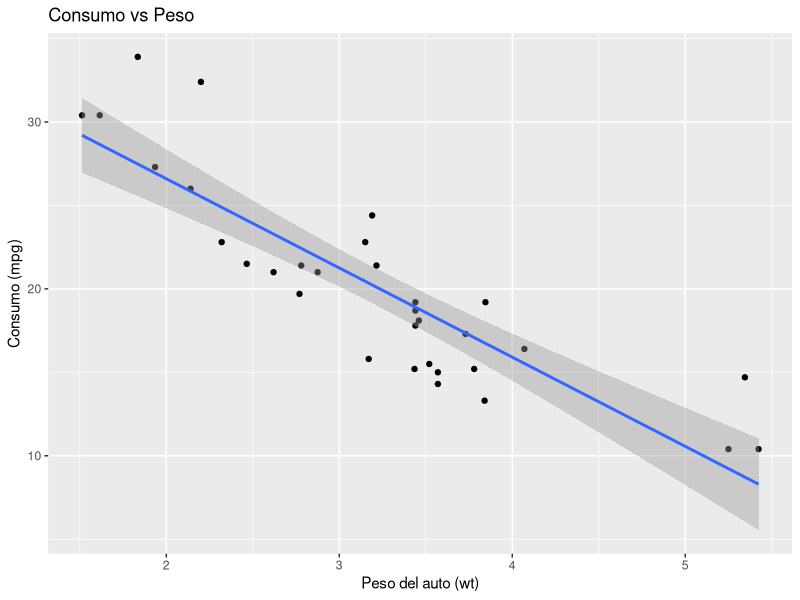
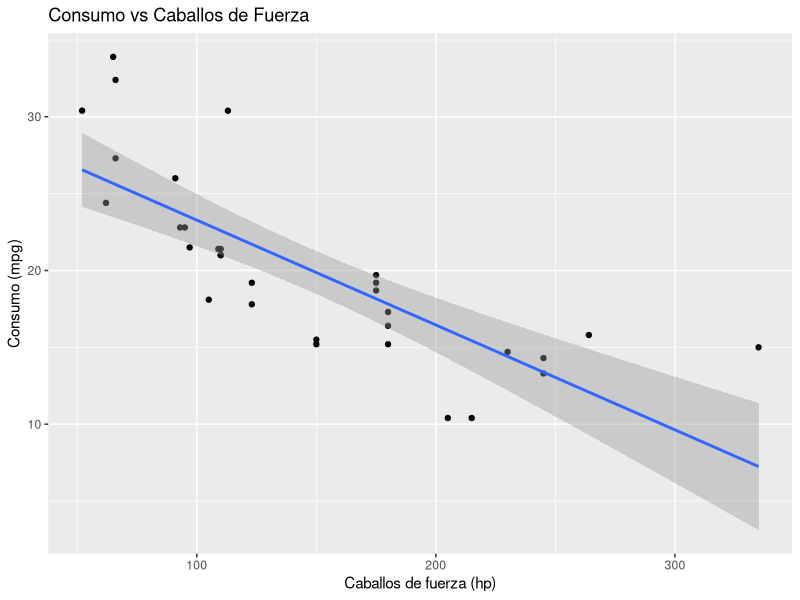
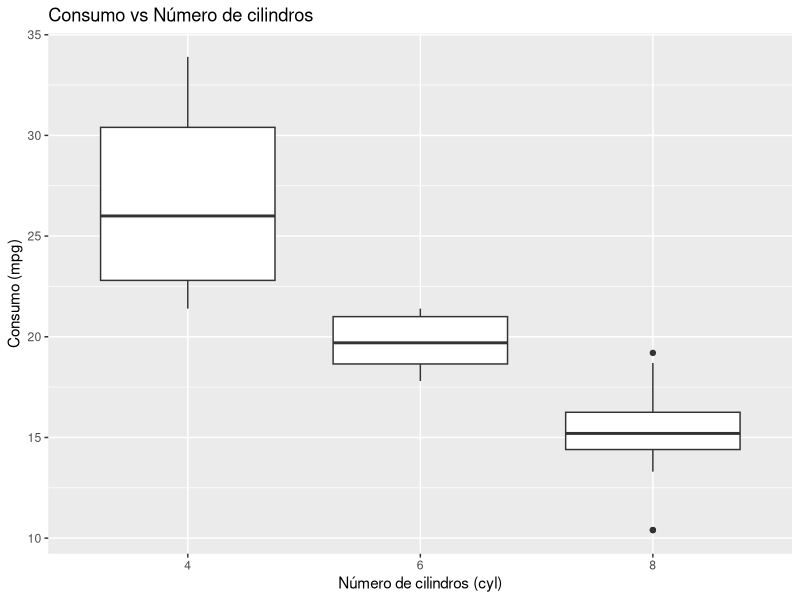
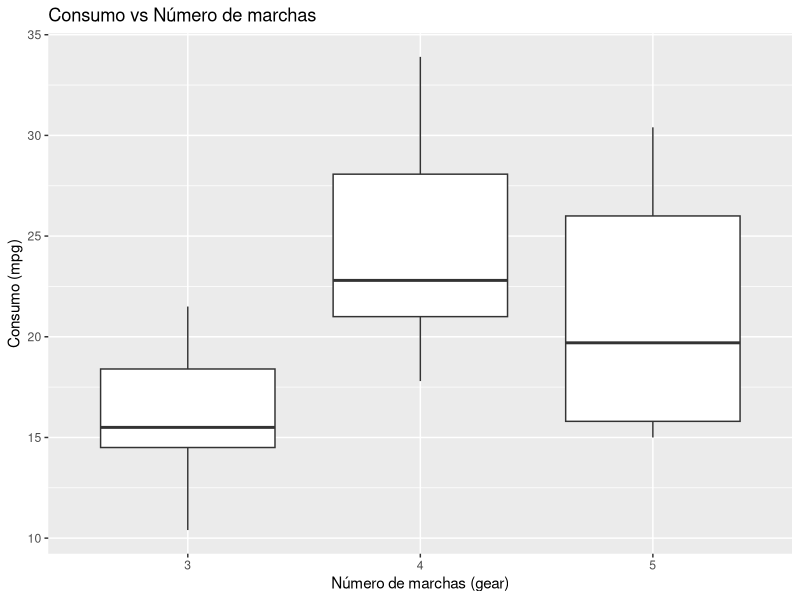
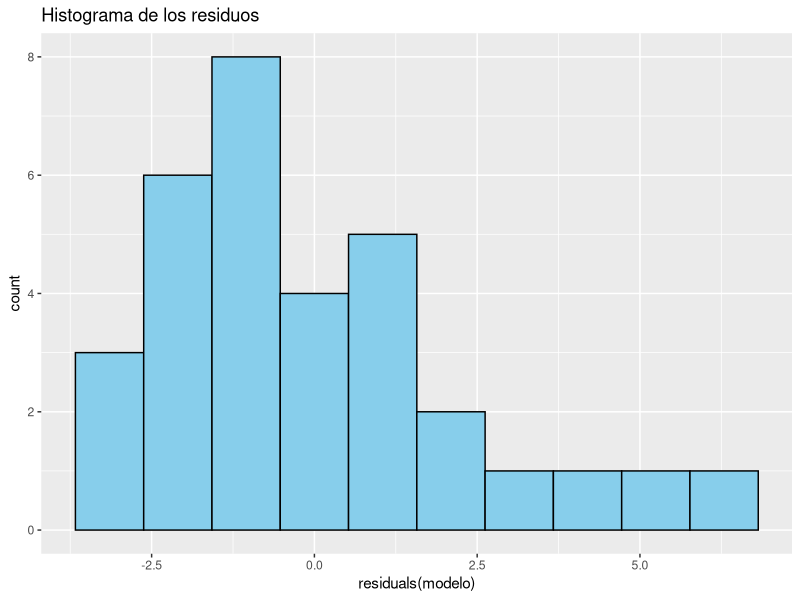
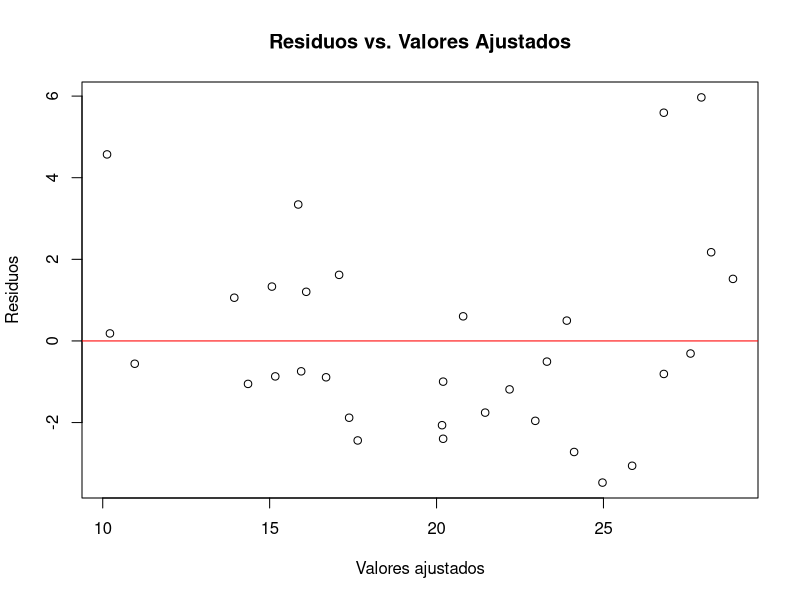
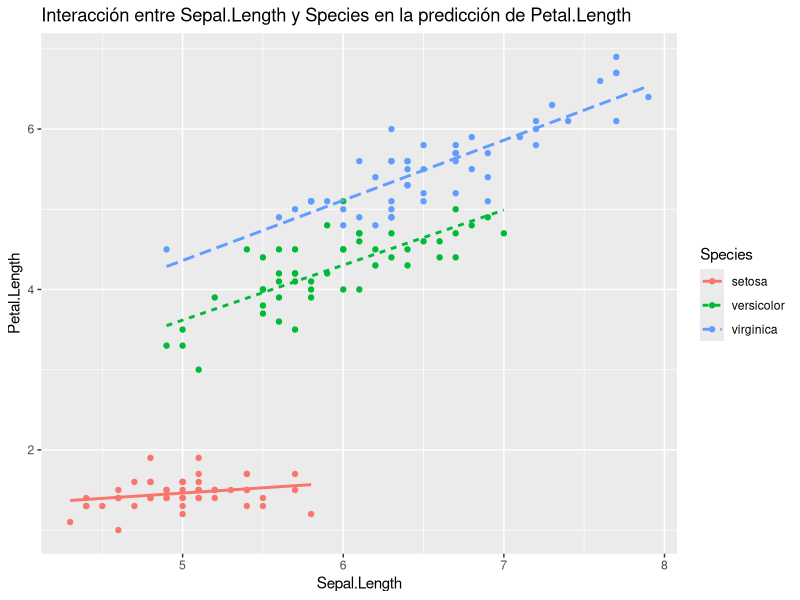
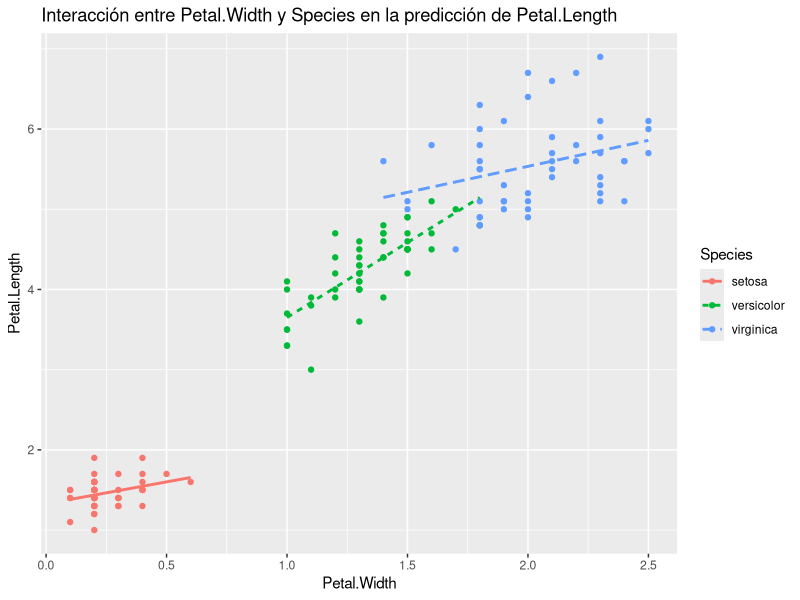

Reproduce these figures in R, in order.
## ---- chunk 1
library(datasets)
library(ggplot2)
## ---- chunk 2
data(mtcars)

# Ver las primeras filas del dataset 
head(mtcars)

# Peso vs. Consumo
ggplot(mtcars, aes(x = wt, y = mpg)) + geom_point() + geom_smooth(method = "lm") + 
  ggtitle("Consumo vs Peso") + xlab("Peso del auto (wt)") + ylab("Consumo (mpg)")

# Caballos de fuerza vs. Consumo
ggplot(mtcars, aes(x = hp, y = mpg)) + geom_point() + geom_smooth(method = "lm") + 
  ggtitle("Consumo vs Caballos de Fuerza") + xlab("Caballos de fuerza (hp)") + ylab("Consumo (mpg)")

# Número de cilindros vs. Consumo
ggplot(mtcars, aes(x = factor(cyl), y = mpg)) + geom_boxplot() +
  ggtitle("Consumo vs Número de cilindros") + xlab("Número de cilindros (cyl)") + ylab("Consumo (mpg)")

# Número de marchas vs. Consumo
ggplot(mtcars, aes(x = factor(gear), y = mpg)) + geom_boxplot() +
  ggtitle("Consumo vs Número de marchas") + xlab("Número de marchas (gear)") + ylab("Consumo (mpg)")

## ---- chunk 3
# Ajustar el modelo de regresión múltiple
modelo <- lm(mpg ~ wt + hp + cyl + gear, data = mtcars)

# resultados
summary(modelo)

## ---- chunk 4
# Normalidad de los residuos
shapiro.test(residuals(modelo))

# Histograma de los residuos
ggplot(data = NULL, aes(x = residuals(modelo))) + 
  geom_histogram(bins = 10, color = "black", fill = "skyblue") +
  ggtitle("Histograma de los residuos")

# Gráfico de residuos vs. valores ajustados para verificar homocedasticidad
plot(modelo$fitted.values, residuals(modelo), 
     xlab = "Valores ajustados", ylab = "Residuos",
     main = "Residuos vs. Valores Ajustados")
abline(h = 0, col = "red")

## ---- chunk 5
diamonds

# Modelo 1: Modelo completo con todos los predictores
modelo_completo <- lm(price ~ carat + cut + color + clarity + depth + table + x + y + z, data = diamonds)
summary(modelo_completo)
## ---- chunk 6
# R² ajustado para el modelo completo
R2_ajustado_completo <- summary(modelo_completo)$adj.r.squared
print(paste("R² ajustado del modelo completo:", R2_ajustado_completo))
## ---- chunk 7
# Modelo 2: Modelo reducido (eliminamos depth, table, x, y, z)
modelo_reducido <- lm(price ~ carat + cut + color + clarity, data = diamonds)
summary(modelo_reducido)
## ---- chunk 8
# R² ajustado para el modelo reducido
R2_ajustado_reducido <- summary(modelo_reducido)$adj.r.squared
print(paste("R² ajustado del modelo reducido:", R2_ajustado_reducido))
## ---- chunk 9
# Comparación de R² ajustado
cat("Diferencia en R² ajustado entre el modelo completo y reducido:", R2_ajustado_completo - R2_ajustado_reducido)

## ---- chunk 10
iris

modelo_iris <- lm(Petal.Length ~ Sepal.Length * Species + Sepal.Width * Species + Petal.Width * Species, data = iris)

#verificar significancia de las interacciones
summary(modelo_iris)

## ---- chunk 11
ggplot(iris, aes(x = Sepal.Length, y = Petal.Length, color = Species)) +
  geom_point() +
  geom_smooth(method = "lm", se = FALSE, aes(linetype = Species)) +
  labs(title = "Interacción entre Sepal.Length y Species en la predicción de Petal.Length")

# Gráfica para explorar la interacción entre Petal.Length y Petal.Width según la especie
ggplot(iris, aes(x = Petal.Width, y = Petal.Length, color = Species)) +
  geom_point() +
  geom_smooth(method = "lm", se = FALSE, aes(linetype = Species)) +
  labs(title = "Interacción entre Petal.Width y Species en la predicción de Petal.Length")
## ---- chunk 12
airquality
summary(airquality)
## ---- chunk 13
# Verificar la cantidad de datos faltantes en cada columna
colSums(is.na(airquality))
## ---- chunk 14
# Elimmino filas con datos faltantes para simplificar el análisis
airquality <- na.omit(airquality)


modelo <- lm(Ozone ~ Solar.R + Wind + Temp + Month + Day, data = airquality)

# Resumen del modelo 
summary(modelo)
## ---- chunk 15
# 5. Análisis de los residuos para evaluar los supuestos del modelo
par(mfrow = c(2, 2))  # ver 4 gráficos juntos
plot(modelo)
## ---- chunk 16
# Interpretación de los resultados.  R² ajustado
cat("R² ajustado:", summary(modelo)$adj.r.squared, "\n")
## ---- chunk 17
# Comparación de dos modelos
# Modelo reducido sin la variable Day
modelo_reducido <- lm(Ozone ~ Solar.R + Wind + Temp + Month, data = airquality)

summary(modelo_reducido)
## ---- chunk 18

# Diferencia en R² ajustado entre el modelo completo y reducido
cat("Diferencia en R² ajustado entre el modelo completo y el reducido:",
    summary(modelo)$adj.r.squared - summary(modelo_reducido)$adj.r.squared, "\n")
